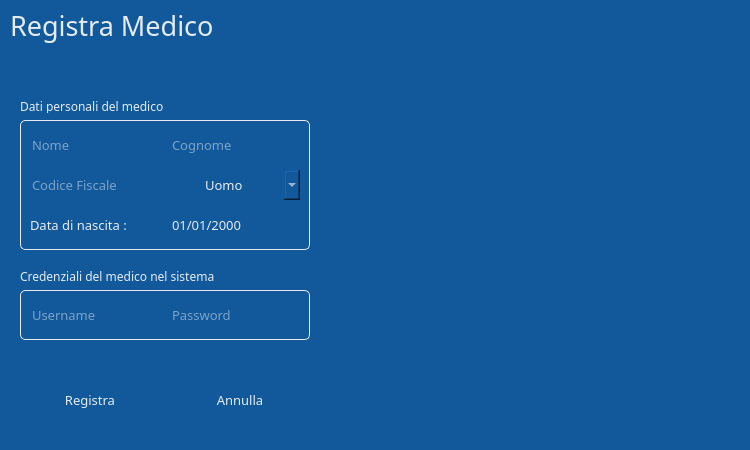
<?xml version="1.0" encoding="UTF-8"?>
<ui version="4.0">
 <class>ProntoSoccorso</class>
 <widget class="QWidget" name="ProntoSoccorso">
  <property name="geometry">
   <rect>
    <x>0</x>
    <y>0</y>
    <width>750</width>
    <height>450</height>
   </rect>
  </property>
  <property name="minimumSize">
   <size>
    <width>750</width>
    <height>450</height>
   </size>
  </property>
  <property name="maximumSize">
   <size>
    <width>750</width>
    <height>450</height>
   </size>
  </property>
  <property name="windowTitle">
   <string>Form</string>
  </property>
  <property name="styleSheet">
   <string notr="true">background-color: rgb(18, 89, 156);</string>
  </property>
  <widget class="QLabel" name="InformazioniProfilo">
   <property name="geometry">
    <rect>
     <x>10</x>
     <y>5</y>
     <width>730</width>
     <height>40</height>
    </rect>
   </property>
   <property name="font">
    <font>
     <family>Montserrat SemiBold</family>
     <pointsize>20</pointsize>
     <weight>50</weight>
     <bold>false</bold>
    </font>
   </property>
   <property name="styleSheet">
    <string notr="true">color: rgb(230, 235, 239);</string>
   </property>
   <property name="text">
    <string>Registra Medico</string>
   </property>
   <property name="wordWrap">
    <bool>false</bool>
   </property>
  </widget>
  <widget class="QLineEdit" name="LineEdit_Nome">
   <property name="geometry">
    <rect>
     <x>30</x>
     <y>130</y>
     <width>130</width>
     <height>30</height>
    </rect>
   </property>
   <property name="sizePolicy">
    <sizepolicy hsizetype="Fixed" vsizetype="Fixed">
     <horstretch>0</horstretch>
     <verstretch>0</verstretch>
    </sizepolicy>
   </property>
   <property name="font">
    <font>
     <family>Montserrat Medium</family>
     <pointsize>10</pointsize>
    </font>
   </property>
   <property name="styleSheet">
    <string notr="true">QLineEdit {
background-color: rgb(18, 89, 156);
	color: rgb(230, 235, 239);
border: 0px solid black;
border-radius: 6px;

}
                            
QLineEdit:focus {
border: 1px solid rgb(230, 235, 239);
}</string>
   </property>
   <property name="maxLength">
    <number>30</number>
   </property>
   <property name="frame">
    <bool>true</bool>
   </property>
   <property name="dragEnabled">
    <bool>false</bool>
   </property>
   <property name="readOnly">
    <bool>false</bool>
   </property>
   <property name="placeholderText">
    <string notr="true">Nome</string>
   </property>
   <property name="clearButtonEnabled">
    <bool>true</bool>
   </property>
  </widget>
  <widget class="QLineEdit" name="LineEdit_Cognome">
   <property name="geometry">
    <rect>
     <x>170</x>
     <y>130</y>
     <width>130</width>
     <height>30</height>
    </rect>
   </property>
   <property name="sizePolicy">
    <sizepolicy hsizetype="Fixed" vsizetype="Fixed">
     <horstretch>0</horstretch>
     <verstretch>0</verstretch>
    </sizepolicy>
   </property>
   <property name="font">
    <font>
     <family>Montserrat Medium</family>
     <pointsize>10</pointsize>
    </font>
   </property>
   <property name="styleSheet">
    <string notr="true">QLineEdit {
background-color: rgb(18, 89, 156);
	color: rgb(230, 235, 239);
border: 0px solid black;
border-radius: 6px;

}
                            
QLineEdit:focus {
border: 1px solid rgb(230, 235, 239);
}</string>
   </property>
   <property name="text">
    <string/>
   </property>
   <property name="maxLength">
    <number>30</number>
   </property>
   <property name="frame">
    <bool>true</bool>
   </property>
   <property name="dragEnabled">
    <bool>false</bool>
   </property>
   <property name="readOnly">
    <bool>false</bool>
   </property>
   <property name="placeholderText">
    <string notr="true">Cognome</string>
   </property>
   <property name="clearButtonEnabled">
    <bool>true</bool>
   </property>
  </widget>
  <widget class="QLineEdit" name="LineEdit_CodiceFiscale">
   <property name="geometry">
    <rect>
     <x>30</x>
     <y>170</y>
     <width>160</width>
     <height>30</height>
    </rect>
   </property>
   <property name="sizePolicy">
    <sizepolicy hsizetype="Fixed" vsizetype="Fixed">
     <horstretch>0</horstretch>
     <verstretch>0</verstretch>
    </sizepolicy>
   </property>
   <property name="font">
    <font>
     <family>Montserrat Medium</family>
     <pointsize>10</pointsize>
    </font>
   </property>
   <property name="styleSheet">
    <string notr="true">QLineEdit {
background-color: rgb(18, 89, 156);
	color: rgb(230, 235, 239);
border: 0px solid black;
border-radius: 6px;

}
                            
QLineEdit:focus {
border: 1px solid rgb(230, 235, 239);
}</string>
   </property>
   <property name="inputMethodHints">
    <set>Qt::ImhNone</set>
   </property>
   <property name="inputMask">
    <string notr="true"/>
   </property>
   <property name="text">
    <string/>
   </property>
   <property name="maxLength">
    <number>16</number>
   </property>
   <property name="frame">
    <bool>true</bool>
   </property>
   <property name="dragEnabled">
    <bool>false</bool>
   </property>
   <property name="readOnly">
    <bool>false</bool>
   </property>
   <property name="placeholderText">
    <string notr="true">Codice Fiscale</string>
   </property>
   <property name="clearButtonEnabled">
    <bool>true</bool>
   </property>
  </widget>
  <widget class="QLineEdit" name="LineEdit_Username">
   <property name="geometry">
    <rect>
     <x>30</x>
     <y>300</y>
     <width>130</width>
     <height>30</height>
    </rect>
   </property>
   <property name="sizePolicy">
    <sizepolicy hsizetype="Fixed" vsizetype="Fixed">
     <horstretch>0</horstretch>
     <verstretch>0</verstretch>
    </sizepolicy>
   </property>
   <property name="font">
    <font>
     <family>Montserrat Medium</family>
     <pointsize>10</pointsize>
    </font>
   </property>
   <property name="styleSheet">
    <string notr="true">QLineEdit {
background-color: rgb(18, 89, 156);
	color: rgb(230, 235, 239);
border: 0px solid black;
border-radius: 6px;

}
                            
QLineEdit:focus {
border: 1px solid rgb(230, 235, 239);
}</string>
   </property>
   <property name="maxLength">
    <number>30</number>
   </property>
   <property name="frame">
    <bool>true</bool>
   </property>
   <property name="echoMode">
    <enum>QLineEdit::Normal</enum>
   </property>
   <property name="dragEnabled">
    <bool>false</bool>
   </property>
   <property name="readOnly">
    <bool>false</bool>
   </property>
   <property name="placeholderText">
    <string notr="true">Username</string>
   </property>
   <property name="clearButtonEnabled">
    <bool>true</bool>
   </property>
  </widget>
  <widget class="QLineEdit" name="LineEdit_Password">
   <property name="geometry">
    <rect>
     <x>170</x>
     <y>300</y>
     <width>130</width>
     <height>30</height>
    </rect>
   </property>
   <property name="sizePolicy">
    <sizepolicy hsizetype="Fixed" vsizetype="Fixed">
     <horstretch>0</horstretch>
     <verstretch>0</verstretch>
    </sizepolicy>
   </property>
   <property name="font">
    <font>
     <family>Montserrat Medium</family>
     <pointsize>10</pointsize>
    </font>
   </property>
   <property name="styleSheet">
    <string notr="true">QLineEdit {
background-color: rgb(18, 89, 156);
	color: rgb(230, 235, 239);
border: 0px solid black;
border-radius: 6px;

}
                            
QLineEdit:focus {
border: 1px solid rgb(230, 235, 239);
}</string>
   </property>
   <property name="maxLength">
    <number>10</number>
   </property>
   <property name="frame">
    <bool>true</bool>
   </property>
   <property name="echoMode">
    <enum>QLineEdit::Normal</enum>
   </property>
   <property name="dragEnabled">
    <bool>false</bool>
   </property>
   <property name="readOnly">
    <bool>false</bool>
   </property>
   <property name="placeholderText">
    <string notr="true">Password</string>
   </property>
   <property name="clearButtonEnabled">
    <bool>true</bool>
   </property>
  </widget>
  <widget class="QPushButton" name="ButtonAnnulla">
   <property name="geometry">
    <rect>
     <x>170</x>
     <y>380</y>
     <width>140</width>
     <height>40</height>
    </rect>
   </property>
   <property name="font">
    <font>
     <family>Montserrat SemiBold</family>
     <pointsize>10</pointsize>
    </font>
   </property>
   <property name="cursor">
    <cursorShape>PointingHandCursor</cursorShape>
   </property>
   <property name="autoFillBackground">
    <bool>false</bool>
   </property>
   <property name="styleSheet">
    <string notr="true">QPushButton {
background-color: rgb(18, 89, 156);
	color: rgb(230, 235, 239);
border-radius: 10px;
}
QPushButton:hover {
background-color: rgb(15, 79, 139);
    }
</string>
   </property>
   <property name="text">
    <string>Annulla</string>
   </property>
   <property name="iconSize">
    <size>
     <width>16</width>
     <height>16</height>
    </size>
   </property>
  </widget>
  <widget class="QPushButton" name="ButtonRegistra">
   <property name="geometry">
    <rect>
     <x>20</x>
     <y>380</y>
     <width>140</width>
     <height>40</height>
    </rect>
   </property>
   <property name="font">
    <font>
     <family>Montserrat SemiBold</family>
     <pointsize>10</pointsize>
     <weight>50</weight>
     <bold>false</bold>
    </font>
   </property>
   <property name="cursor">
    <cursorShape>PointingHandCursor</cursorShape>
   </property>
   <property name="mouseTracking">
    <bool>false</bool>
   </property>
   <property name="layoutDirection">
    <enum>Qt::LeftToRight</enum>
   </property>
   <property name="styleSheet">
    <string notr="true">QPushButton {
background-color: rgb(18, 89, 156);
	color: rgb(230, 235, 239);
border-radius: 10px;
}
QPushButton:hover {
background-color: rgb(15, 79, 139);
    }
</string>
   </property>
   <property name="text">
    <string>Registra</string>
   </property>
   <property name="iconSize">
    <size>
     <width>16</width>
     <height>16</height>
    </size>
   </property>
  </widget>
  <widget class="QLabel" name="LogoMedici">
   <property name="geometry">
    <rect>
     <x>450</x>
     <y>140</y>
     <width>200</width>
     <height>180</height>
    </rect>
   </property>
   <property name="text">
    <string/>
   </property>
   <property name="pixmap">
    <pixmap>../../../../../../MATERIALE/IconaMedico.png</pixmap>
   </property>
   <property name="scaledContents">
    <bool>true</bool>
   </property>
  </widget>
  <widget class="QDateEdit" name="dateEdit">
   <property name="geometry">
    <rect>
     <x>170</x>
     <y>210</y>
     <width>130</width>
     <height>30</height>
    </rect>
   </property>
   <property name="font">
    <font>
     <family>Montserrat Medium</family>
     <pointsize>10</pointsize>
    </font>
   </property>
   <property name="styleSheet">
    <string notr="true">QDateEdit {
background-color: rgb(18, 89, 156);
	color: rgb(230, 235, 239);
border: 0px solid black;
}
QDateEdit::up-button{
        width: 0px;
}
 QDateEdit::down-button {
width: 0px;
}
QDateEdit:focus{
border: 1px solid rgb(18, 89, 156);
}</string>
   </property>
   <property name="frame">
    <bool>true</bool>
   </property>
   <property name="displayFormat">
    <string>dd/MM/yyyy</string>
   </property>
   <property name="calendarPopup">
    <bool>false</bool>
   </property>
  </widget>
  <widget class="QLabel" name="label">
   <property name="geometry">
    <rect>
     <x>20</x>
     <y>100</y>
     <width>290</width>
     <height>13</height>
    </rect>
   </property>
   <property name="font">
    <font>
     <family>Montserrat SemiBold</family>
     <pointsize>9</pointsize>
    </font>
   </property>
   <property name="styleSheet">
    <string notr="true">color: rgb(230, 235, 239);</string>
   </property>
   <property name="text">
    <string>Dati personali del medico</string>
   </property>
  </widget>
  <widget class="QLabel" name="Sheda">
   <property name="geometry">
    <rect>
     <x>20</x>
     <y>120</y>
     <width>290</width>
     <height>130</height>
    </rect>
   </property>
   <property name="styleSheet">
    <string notr="true">background-color: rgb(18, 89, 156);
border: 1px solid rgb(230, 235, 239);
border-radius: 5px;
</string>
   </property>
   <property name="text">
    <string/>
   </property>
  </widget>
  <widget class="QLabel" name="Sheda_2">
   <property name="geometry">
    <rect>
     <x>20</x>
     <y>290</y>
     <width>290</width>
     <height>50</height>
    </rect>
   </property>
   <property name="styleSheet">
    <string notr="true">background-color: rgb(18, 89, 156);
border: 1px solid rgb(230, 235, 239);
border-radius: 5px;
</string>
   </property>
   <property name="text">
    <string/>
   </property>
  </widget>
  <widget class="QLabel" name="label_2">
   <property name="geometry">
    <rect>
     <x>20</x>
     <y>270</y>
     <width>290</width>
     <height>13</height>
    </rect>
   </property>
   <property name="font">
    <font>
     <family>Montserrat SemiBold</family>
     <pointsize>9</pointsize>
    </font>
   </property>
   <property name="styleSheet">
    <string notr="true">color: rgb(230, 235, 239);</string>
   </property>
   <property name="text">
    <string>Credenziali del medico nel sistema</string>
   </property>
  </widget>
  <widget class="QComboBox" name="comboBox">
   <property name="enabled">
    <bool>true</bool>
   </property>
   <property name="geometry">
    <rect>
     <x>200</x>
     <y>170</y>
     <width>100</width>
     <height>30</height>
    </rect>
   </property>
   <property name="font">
    <font>
     <family>Montserrat Medium</family>
     <pointsize>10</pointsize>
     <weight>50</weight>
     <bold>false</bold>
    </font>
   </property>
   <property name="cursor">
    <cursorShape>PointingHandCursor</cursorShape>
   </property>
   <property name="styleSheet">
    <string notr="true">QComboBox {
background-color: rgb(18, 89, 156);
	color: rgb(230, 235, 239);
border: 0px solid black;
border-radius: 6px;

}

QComboBox::drop-down {
	image: url(:/FrecciaBianca/FrecciaBianca.png);
width: 20px; 
height: 20px;
padding: 5px;

}

QComboBox QAbstractItemView {
/* Personalizza il menu a discesa */
        /* Definire le altre proprietà di stile per il menu a discesa qui */

border-radius: 6px;
	color: rgb(230, 235, 239);
        
    }
</string>
   </property>
   <property name="editable">
    <bool>false</bool>
   </property>
   <property name="currentText">
    <string>Uomo</string>
   </property>
   <property name="currentIndex">
    <number>0</number>
   </property>
   <property name="maxVisibleItems">
    <number>3</number>
   </property>
   <property name="iconSize">
    <size>
     <width>14</width>
     <height>14</height>
    </size>
   </property>
   <property name="frame">
    <bool>true</bool>
   </property>
   <item>
    <property name="text">
     <string>Uomo</string>
    </property>
   </item>
   <item>
    <property name="text">
     <string>Donna</string>
    </property>
   </item>
   <item>
    <property name="text">
     <string>Altro...</string>
    </property>
   </item>
  </widget>
  <widget class="QLabel" name="label_3">
   <property name="geometry">
    <rect>
     <x>30</x>
     <y>210</y>
     <width>130</width>
     <height>30</height>
    </rect>
   </property>
   <property name="font">
    <font>
     <family>Montserrat Medium</family>
     <pointsize>10</pointsize>
    </font>
   </property>
   <property name="styleSheet">
    <string notr="true">background-color: rgb(18, 89, 156);
color: rgb(230, 235, 239);

border-radius: 6px;
   

</string>
   </property>
   <property name="text">
    <string>Data di nascita :</string>
   </property>
  </widget>
  <zorder>Sheda_2</zorder>
  <zorder>Sheda</zorder>
  <zorder>LogoMedici</zorder>
  <zorder>InformazioniProfilo</zorder>
  <zorder>LineEdit_Nome</zorder>
  <zorder>LineEdit_CodiceFiscale</zorder>
  <zorder>LineEdit_Cognome</zorder>
  <zorder>LineEdit_Username</zorder>
  <zorder>LineEdit_Password</zorder>
  <zorder>ButtonAnnulla</zorder>
  <zorder>ButtonRegistra</zorder>
  <zorder>dateEdit</zorder>
  <zorder>label</zorder>
  <zorder>label_2</zorder>
  <zorder>comboBox</zorder>
  <zorder>label_3</zorder>
 </widget>
 <resources>
  <include location="../../../../../../MATERIALE/asca.qrc"/>
 </resources>
 <connections/>
</ui>
